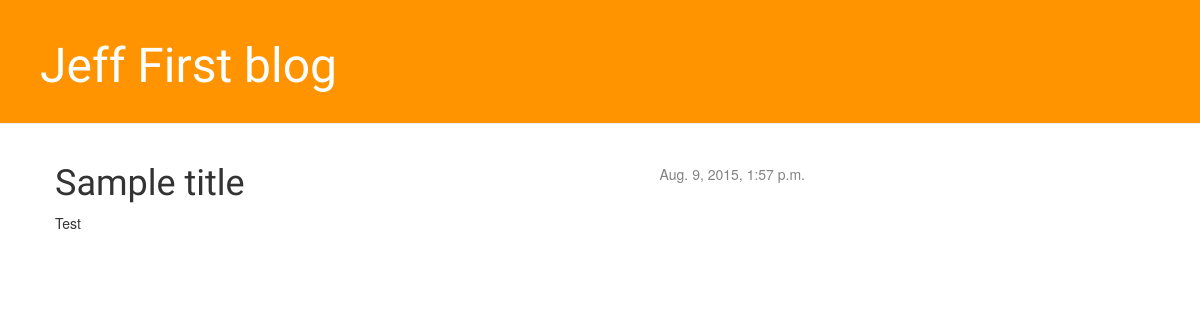
The app's page /post/2/, older data.
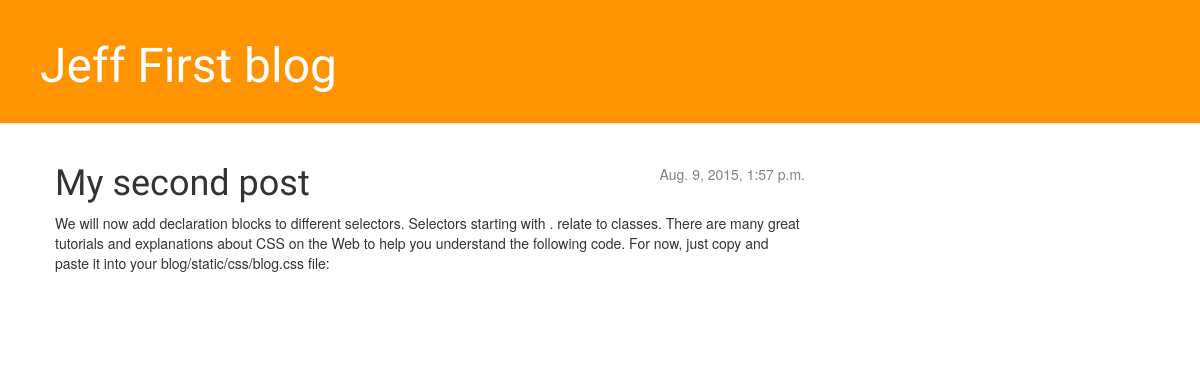
The same page, newer data.
### blog/models.py (models this page shows, shortened)
class Post(models.Model):
    author = models.ForeignKey('auth.User')
    title = models.CharField(max_length=200)
    text = models.TextField()
    create_date = models.DateTimeField(default=timezone.now)
    published_date =models.DateTimeField(blank=True, null=True)

### blog/views.py (the view)
# urls.py: url(r'^post/(?P<pk>[0-9]+)/$', views.post_detail, name='post_detail'),
def post_detail(request, pk):
    post = get_object_or_404(Post, pk=pk)
    return render(request, 'blog/post_detail.html', {'post': post})

### blog/templates/blog/post_detail.html (shortened to what this page needs)
{% extends "blog/base.html" %}
{% block content %}
    <div class="post">
        {% if post.published_date %}
            <div class="date">
                {{ post.published_date }}
            </div>
        {% endif %}
        <h1>{{ post.title }}</h1>
        <p>{{ post.text|linebreaks }}</p>
    </div>
{% endblock %}

Row changes from the older to the newer data that the page shows:
changed Post: title "Sample title" → "My second post"; text "Test" → "We will now add declaration blocks to different selectors. Selectors starting with . relate to classes. There are many great tutorials and explanations about CSS on the Web to help you understand the following code. For now, just copy and paste it into your blog/static/css/blog.css file:"
